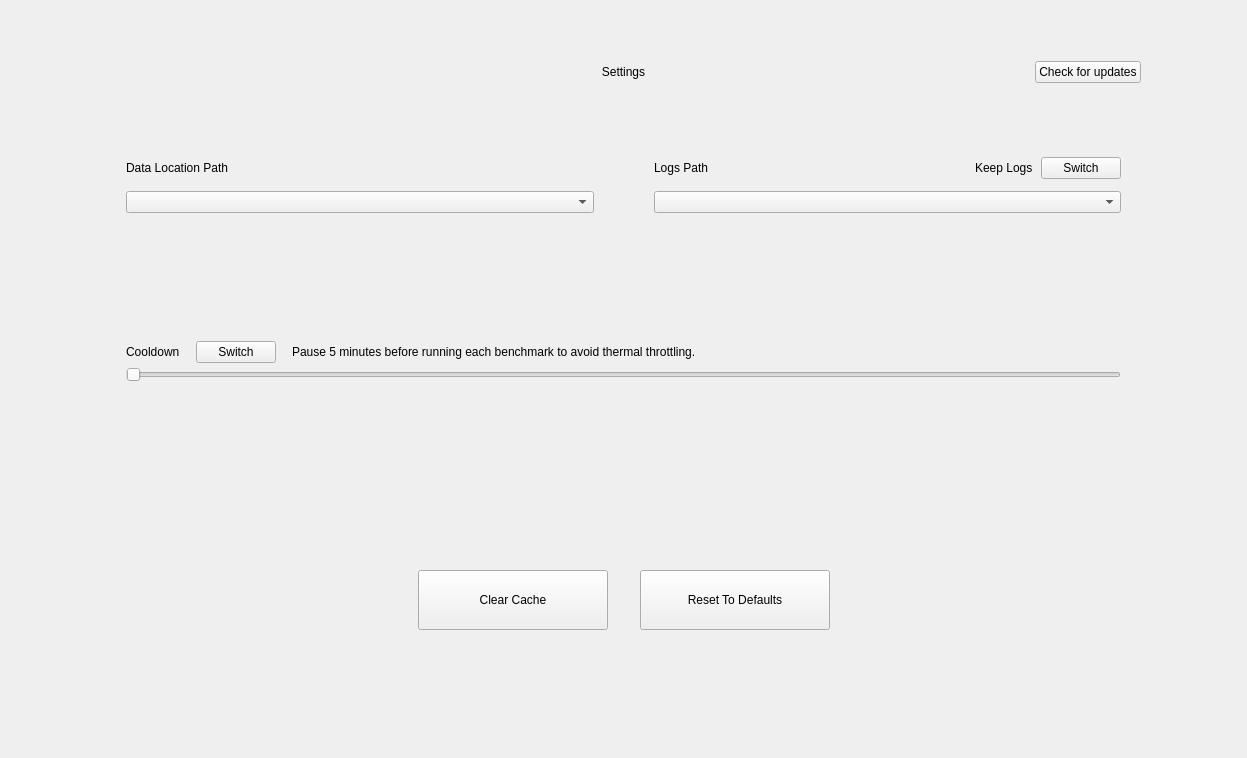
<?xml version="1.0" encoding="UTF-8"?>
<ui version="4.0">
 <class>SettingsPage</class>
 <widget class="QWidget" name="SettingsPage">
  <property name="geometry">
   <rect>
    <x>0</x>
    <y>0</y>
    <width>1247</width>
    <height>758</height>
   </rect>
  </property>
  <property name="windowTitle">
   <string>Form</string>
  </property>
  <property name="styleSheet">
   <string notr="true"/>
  </property>
  <layout class="QHBoxLayout" name="horizontalLayout_2" stretch="1,12,1">
   <property name="leftMargin">
    <number>9</number>
   </property>
   <property name="topMargin">
    <number>9</number>
   </property>
   <property name="rightMargin">
    <number>9</number>
   </property>
   <item>
    <spacer name="horizontalSpacer_6">
     <property name="orientation">
      <enum>Qt::Orientation::Horizontal</enum>
     </property>
     <property name="sizeHint" stdset="0">
      <size>
       <width>40</width>
       <height>20</height>
      </size>
     </property>
    </spacer>
   </item>
   <item>
    <widget class="QWidget" name="widget_7" native="true">
     <layout class="QVBoxLayout" name="verticalLayout_6" stretch="2,5,3,1,2">
      <item>
       <widget class="QWidget" name="widget_5" native="true">
        <layout class="QHBoxLayout" name="horizontalLayout_8" stretch="1,1,1">
         <property name="spacing">
          <number>0</number>
         </property>
         <property name="leftMargin">
          <number>0</number>
         </property>
         <property name="topMargin">
          <number>0</number>
         </property>
         <property name="rightMargin">
          <number>0</number>
         </property>
         <property name="bottomMargin">
          <number>0</number>
         </property>
         <item>
          <spacer name="horizontalSpacer_3">
           <property name="orientation">
            <enum>Qt::Orientation::Horizontal</enum>
           </property>
           <property name="sizeHint" stdset="0">
            <size>
             <width>1208</width>
             <height>20</height>
            </size>
           </property>
          </spacer>
         </item>
         <item>
          <widget class="QLabel" name="settings_title_">
           <property name="font">
            <font>
             <pointsize>9</pointsize>
            </font>
           </property>
           <property name="text">
            <string>Settings</string>
           </property>
           <property name="alignment">
            <set>Qt::AlignmentFlag::AlignCenter</set>
           </property>
          </widget>
         </item>
         <item>
          <layout class="QHBoxLayout" name="horizontalLayout_6">
           <item>
            <spacer name="horizontalSpacer_4">
             <property name="orientation">
              <enum>Qt::Orientation::Horizontal</enum>
             </property>
             <property name="sizeHint" stdset="0">
              <size>
               <width>40</width>
               <height>20</height>
              </size>
             </property>
            </spacer>
           </item>
           <item>
            <widget class="QPushButton" name="check_for_updates_btn_">
             <property name="layoutDirection">
              <enum>Qt::LayoutDirection::RightToLeft</enum>
             </property>
             <property name="text">
              <string>Check for updates</string>
             </property>
             <property name="icon">
              <iconset resource="../app_resources.qrc">
               <normaloff>:/icons/resources/icons/arrow_right_alt.png</normaloff>:/icons/resources/icons/arrow_right_alt.png</iconset>
             </property>
             <property name="iconSize">
              <size>
               <width>24</width>
               <height>24</height>
              </size>
             </property>
             <property name="flat">
              <bool>false</bool>
             </property>
            </widget>
           </item>
          </layout>
         </item>
        </layout>
       </widget>
      </item>
      <item>
       <widget class="QWidget" name="widget" native="true">
        <layout class="QVBoxLayout" name="verticalLayout_2" stretch="3,2,2">
         <property name="spacing">
          <number>20</number>
         </property>
         <property name="leftMargin">
          <number>0</number>
         </property>
         <property name="topMargin">
          <number>0</number>
         </property>
         <property name="rightMargin">
          <number>0</number>
         </property>
         <property name="bottomMargin">
          <number>0</number>
         </property>
         <item>
          <widget class="QWidget" name="widget_4" native="true">
           <layout class="QHBoxLayout" name="horizontalLayout_3" stretch="1,1">
            <property name="spacing">
             <number>20</number>
            </property>
            <property name="leftMargin">
             <number>0</number>
            </property>
            <property name="topMargin">
             <number>0</number>
            </property>
            <property name="rightMargin">
             <number>0</number>
            </property>
            <property name="bottomMargin">
             <number>0</number>
            </property>
            <item>
             <widget class="QWidget" name="data_wgt_" native="true">
              <layout class="QVBoxLayout" name="verticalLayout_4" stretch="0,3,0,1">
               <property name="leftMargin">
                <number>20</number>
               </property>
               <property name="topMargin">
                <number>20</number>
               </property>
               <property name="rightMargin">
                <number>20</number>
               </property>
               <property name="bottomMargin">
                <number>20</number>
               </property>
               <item>
                <spacer name="verticalSpacer_6">
                 <property name="orientation">
                  <enum>Qt::Orientation::Vertical</enum>
                 </property>
                 <property name="sizeHint" stdset="0">
                  <size>
                   <width>20</width>
                   <height>40</height>
                  </size>
                 </property>
                </spacer>
               </item>
               <item>
                <widget class="QLabel" name="data_path_label_">
                 <property name="text">
                  <string>Data Location Path</string>
                 </property>
                </widget>
               </item>
               <item>
                <spacer name="verticalSpacer_7">
                 <property name="orientation">
                  <enum>Qt::Orientation::Vertical</enum>
                 </property>
                 <property name="sizeHint" stdset="0">
                  <size>
                   <width>20</width>
                   <height>40</height>
                  </size>
                 </property>
                </spacer>
               </item>
               <item>
                <widget class="PathComboBox" name="data_path_box_"/>
               </item>
              </layout>
             </widget>
            </item>
            <item>
             <widget class="QWidget" name="log_wgt_" native="true">
              <layout class="QVBoxLayout" name="verticalLayout_3" stretch="0,0,0,1">
               <property name="leftMargin">
                <number>20</number>
               </property>
               <property name="topMargin">
                <number>20</number>
               </property>
               <property name="rightMargin">
                <number>20</number>
               </property>
               <property name="bottomMargin">
                <number>20</number>
               </property>
               <item>
                <spacer name="verticalSpacer_4">
                 <property name="orientation">
                  <enum>Qt::Orientation::Vertical</enum>
                 </property>
                 <property name="sizeHint" stdset="0">
                  <size>
                   <width>20</width>
                   <height>40</height>
                  </size>
                 </property>
                </spacer>
               </item>
               <item>
                <widget class="QWidget" name="log_wgt_content_" native="true">
                 <layout class="QHBoxLayout" name="horizontalLayout_5">
                  <property name="spacing">
                   <number>8</number>
                  </property>
                  <property name="leftMargin">
                   <number>0</number>
                  </property>
                  <property name="topMargin">
                   <number>0</number>
                  </property>
                  <property name="rightMargin">
                   <number>0</number>
                  </property>
                  <property name="bottomMargin">
                   <number>0</number>
                  </property>
                  <item>
                   <widget class="QLabel" name="logs_path_label_">
                    <property name="text">
                     <string>Logs Path</string>
                    </property>
                   </widget>
                  </item>
                  <item>
                   <spacer name="horizontalSpacer_5">
                    <property name="orientation">
                     <enum>Qt::Orientation::Horizontal</enum>
                    </property>
                    <property name="sizeHint" stdset="0">
                     <size>
                      <width>40</width>
                      <height>20</height>
                     </size>
                    </property>
                   </spacer>
                  </item>
                  <item>
                   <widget class="QLabel" name="keep_logs_label_">
                    <property name="text">
                     <string>Keep Logs</string>
                    </property>
                   </widget>
                  </item>
                  <item>
                   <widget class="ToggleButton" name="log_switch_">
                    <property name="text">
                     <string>Switch</string>
                    </property>
                   </widget>
                  </item>
                 </layout>
                </widget>
               </item>
               <item>
                <spacer name="verticalSpacer_5">
                 <property name="orientation">
                  <enum>Qt::Orientation::Vertical</enum>
                 </property>
                 <property name="sizeHint" stdset="0">
                  <size>
                   <width>20</width>
                   <height>40</height>
                  </size>
                 </property>
                </spacer>
               </item>
               <item>
                <widget class="PathComboBox" name="logs_path_box_"/>
               </item>
              </layout>
             </widget>
            </item>
           </layout>
          </widget>
         </item>
         <item>
          <spacer name="verticalSpacer">
           <property name="orientation">
            <enum>Qt::Orientation::Vertical</enum>
           </property>
           <property name="sizeHint" stdset="0">
            <size>
             <width>20</width>
             <height>40</height>
            </size>
           </property>
          </spacer>
         </item>
         <item>
          <widget class="QWidget" name="cooldown_wgt_" native="true">
           <layout class="QVBoxLayout" name="verticalLayout_5">
            <property name="spacing">
             <number>4</number>
            </property>
            <property name="leftMargin">
             <number>20</number>
            </property>
            <property name="topMargin">
             <number>20</number>
            </property>
            <property name="rightMargin">
             <number>20</number>
            </property>
            <property name="bottomMargin">
             <number>20</number>
            </property>
            <item>
             <widget class="QWidget" name="cooldown_wgt_content_" native="true">
              <layout class="QHBoxLayout" name="horizontalLayout_4">
               <property name="spacing">
                <number>16</number>
               </property>
               <property name="leftMargin">
                <number>0</number>
               </property>
               <property name="topMargin">
                <number>0</number>
               </property>
               <property name="rightMargin">
                <number>0</number>
               </property>
               <property name="bottomMargin">
                <number>0</number>
               </property>
               <item>
                <widget class="QLabel" name="cooldown_label_">
                 <property name="text">
                  <string>Cooldown</string>
                 </property>
                </widget>
               </item>
               <item>
                <widget class="ToggleButton" name="cooldown_switch_">
                 <property name="text">
                  <string>Switch</string>
                 </property>
                </widget>
               </item>
               <item>
                <widget class="QLabel" name="cooldown_description_label_">
                 <property name="text">
                  <string>Pause 5 minutes before running each benchmark to avoid thermal throttling.</string>
                 </property>
                </widget>
               </item>
               <item>
                <spacer name="horizontalSpacer_8">
                 <property name="orientation">
                  <enum>Qt::Orientation::Horizontal</enum>
                 </property>
                 <property name="sizeHint" stdset="0">
                  <size>
                   <width>40</width>
                   <height>20</height>
                  </size>
                 </property>
                </spacer>
               </item>
              </layout>
             </widget>
            </item>
            <item>
             <widget class="QSlider" name="cooldown_slider_">
              <property name="orientation">
               <enum>Qt::Orientation::Horizontal</enum>
              </property>
             </widget>
            </item>
           </layout>
          </widget>
         </item>
        </layout>
       </widget>
      </item>
      <item>
       <spacer name="verticalSpacer_2">
        <property name="orientation">
         <enum>Qt::Orientation::Vertical</enum>
        </property>
        <property name="sizeHint" stdset="0">
         <size>
          <width>20</width>
          <height>40</height>
         </size>
        </property>
       </spacer>
      </item>
      <item>
       <widget class="QWidget" name="widget_6" native="true">
        <layout class="QHBoxLayout" name="horizontalLayout" stretch="2,1,1,2">
         <property name="spacing">
          <number>32</number>
         </property>
         <property name="leftMargin">
          <number>0</number>
         </property>
         <property name="topMargin">
          <number>0</number>
         </property>
         <property name="rightMargin">
          <number>0</number>
         </property>
         <property name="bottomMargin">
          <number>0</number>
         </property>
         <item>
          <spacer name="horizontalSpacer">
           <property name="orientation">
            <enum>Qt::Orientation::Horizontal</enum>
           </property>
           <property name="sizeHint" stdset="0">
            <size>
             <width>182</width>
             <height>20</height>
            </size>
           </property>
          </spacer>
         </item>
         <item>
          <widget class="QPushButton" name="clear_cache_btn_">
           <property name="enabled">
            <bool>true</bool>
           </property>
           <property name="minimumSize">
            <size>
             <width>190</width>
             <height>60</height>
            </size>
           </property>
           <property name="maximumSize">
            <size>
             <width>190</width>
             <height>60</height>
            </size>
           </property>
           <property name="styleSheet">
            <string notr="true"/>
           </property>
           <property name="text">
            <string>Clear Cache</string>
           </property>
          </widget>
         </item>
         <item>
          <widget class="QPushButton" name="reset_to_defaults_btn_">
           <property name="enabled">
            <bool>true</bool>
           </property>
           <property name="minimumSize">
            <size>
             <width>190</width>
             <height>60</height>
            </size>
           </property>
           <property name="maximumSize">
            <size>
             <width>190</width>
             <height>60</height>
            </size>
           </property>
           <property name="styleSheet">
            <string notr="true"/>
           </property>
           <property name="text">
            <string>Reset To Defaults</string>
           </property>
          </widget>
         </item>
         <item>
          <spacer name="horizontalSpacer_2">
           <property name="orientation">
            <enum>Qt::Orientation::Horizontal</enum>
           </property>
           <property name="sizeHint" stdset="0">
            <size>
             <width>181</width>
             <height>20</height>
            </size>
           </property>
          </spacer>
         </item>
        </layout>
       </widget>
      </item>
      <item>
       <spacer name="verticalSpacer_3">
        <property name="orientation">
         <enum>Qt::Orientation::Vertical</enum>
        </property>
        <property name="sizeHint" stdset="0">
         <size>
          <width>20</width>
          <height>40</height>
         </size>
        </property>
       </spacer>
      </item>
     </layout>
    </widget>
   </item>
   <item>
    <spacer name="horizontalSpacer_7">
     <property name="orientation">
      <enum>Qt::Orientation::Horizontal</enum>
     </property>
     <property name="sizeHint" stdset="0">
      <size>
       <width>40</width>
       <height>20</height>
      </size>
     </property>
    </spacer>
   </item>
  </layout>
 </widget>
 <customwidgets>
  <customwidget>
   <class>ToggleButton</class>
   <extends>QPushButton</extends>
   <header>ui/widgets/toggle_button.h</header>
  </customwidget>
  <customwidget>
   <class>PathComboBox</class>
   <extends>QComboBox</extends>
   <header>ui/widgets/path_combo_box.h</header>
  </customwidget>
 </customwidgets>
 <resources>
  <include location="../app_resources.qrc"/>
 </resources>
 <connections/>
</ui>
